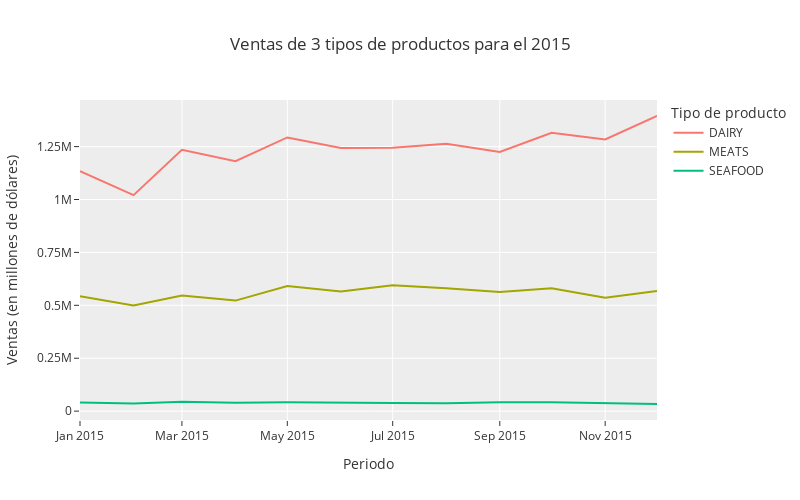

Notebook code cell kept with this figure:
### Code cell
fig = px.line(
    df,
    width=800,
    height=500,
    template="ggplot2",
    title="Ventas de 3 tipos de productos para el 2015",
    labels={
        "fecha": "Periodo", 
        "value": "Ventas (en millones de dólares)",
        "variable": "Tipo de producto"
    }
)

fig.update_yaxes(
    dtick=250000
)

fig.show()

### Figure 1 — Plotly figure (JSON) as saved in the notebook; plotly's stock layout.template omitted (floating-point values rounded to 4 significant figures)
{"data": [{"hovertemplate": "Tipo de producto=DAIRY<br>Periodo=%{x}<br>Ventas (en millones de dólares)=%{y}<extra></extra>", "legendgroup": "DAIRY", "line": {"color": "#F8766D", "dash": "solid"}, "marker": {"symbol": "circle"}, "mode": "lines", "name": "DAIRY", "orientation": "v", "showlegend": true, "type": "scatter", "x": ["2015-01", "2015-02", "2015-03", "2015-04", "2015-05", "2015-06", "2015-07", "2015-08", "2015-09", "2015-10", "2015-11", "2015-12"], "xaxis": "x", "y": [1134521, 1020747, 1234851, 1181180, 1293308, 1243588, 1244815, 1263428, 1224619, 1314827, 1283672, 1394582], "yaxis": "y"}, {"hovertemplate": "Tipo de producto=MEATS<br>Periodo=%{x}<br>Ventas (en millones de dólares)=%{y}<extra></extra>", "legendgroup": "MEATS", "line": {"color": "#A3A500", "dash": "solid"}, "marker": {"symbol": "circle"}, "mode": "lines", "name": "MEATS", "orientation": "v", "showlegend": true, "type": "scatter", "x": ["2015-01", "2015-02", "2015-03", "2015-04", "2015-05", "2015-06", "2015-07", "2015-08", "2015-09", "2015-10", "2015-11", "2015-12"], "xaxis": "x", "y": [543100.0, 498700.0, 546500.0, 522300.0, 591700.0, 565000.0, 594900.0, 581200.0, 562700.0, 580800.0, 535900.0, 567400.0], "yaxis": "y"}, {"hovertemplate": "Tipo de producto=SEAFOOD<br>Periodo=%{x}<br>Ventas (en millones de dólares)=%{y}<extra></extra>", "legendgroup": "SEAFOOD", "line": {"color": "#00BF7D", "dash": "solid"}, "marker": {"symbol": "circle"}, "mode": "lines", "name": "SEAFOOD", "orientation": "v", "showlegend": true, "type": "scatter", "x": ["2015-01", "2015-02", "2015-03", "2015-04", "2015-05", "2015-06", "2015-07", "2015-08", "2015-09", "2015-10", "2015-11", "2015-12"], "xaxis": "x", "y": [40470.0, 36070.0, 43810.0, 39980.0, 42510.0, 38780.0, 38540.0, 37770.0, 41910.0, 41420.0, 38820.0, 33730.0], "yaxis": "y"}], "layout": {"height": 500, "legend": {"title": {"text": "Tipo de producto"}, "tracegroupgap": 0}, "title": {"text": "Ventas de 3 tipos de productos para el 2015"}, "width": 800, "xaxis": {"anchor": "y", "domain": [0, 1], "title": {"text": "Periodo"}}, "yaxis": {"anchor": "x", "domain": [0, 1], "dtick": 250000, "title": {"text": "Ventas (en millones de dólares)"}}}}
